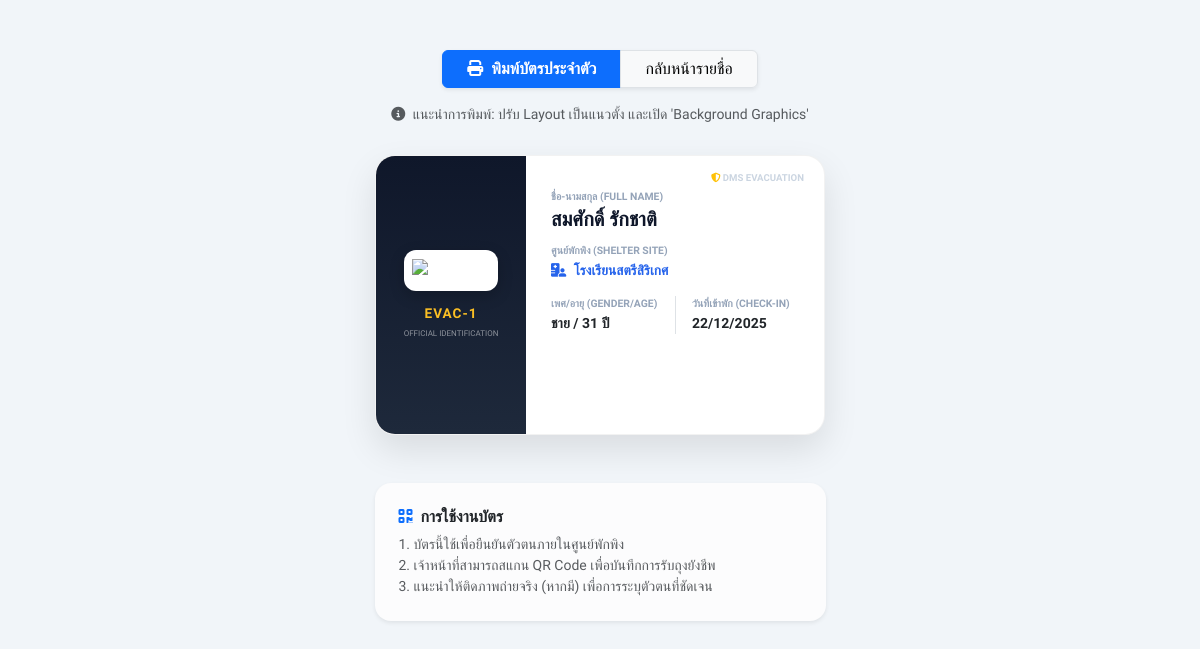
The app's page /evacuee_card.php?id=1 with its own data.
### tables this page shows
CREATE TABLE `evacuees` (
  `id` int(11) NOT NULL,
  `incident_id` int(11) NOT NULL,
  `shelter_id` int(11) DEFAULT NULL,
  `stay_type` enum('in_center','out_center') DEFAULT 'in_center',
  `stay_detail` text DEFAULT NULL COMMENT 'รายละเอียดที่พัก (กรณีพักนอกศูนย์)',
  `id_card` varchar(13) DEFAULT NULL COMMENT 'เลขบัตรประชาชน',
  `id_card_address` text DEFAULT NULL,
  `current_address` text DEFAULT NULL,
  `address_card` text DEFAULT NULL COMMENT 'ที่อยู่ตามบัตรประชาชน',
  `prefix` varchar(20) DEFAULT NULL,
  `first_name` varchar(100) NOT NULL,
  `last_name` varchar(100) NOT NULL,
  `phone` varchar(20) DEFAULT NULL,
  `address` text DEFAULT NULL,
  `health_status` varchar(100) DEFAULT 'Normal',
  `needs` text DEFAULT NULL,
  `gender` enum('male','female','other') DEFAULT NULL,
  `age` int(3) DEFAULT NULL,
  `health_condition` text DEFAULT NULL COMMENT 'โรคประจำตัว/ยาที่แพ้',
  `vulnerable_detail` varchar(255) DEFAULT NULL,
  `registered_by` int(11) DEFAULT NULL COMMENT 'ID เจ้าหน้าที่ที่ลงทะเบียนให้',
  `check_in_date` datetime NOT NULL DEFAULT current_timestamp(),
  `check_out_date` datetime DEFAULT NULL,
  `updated_at` datetime DEFAULT NULL ON UPDATE current_timestamp(),
  `created_at` datetime NOT NULL DEFAULT current_timestamp(),
  `triage_level` enum('green','yellow','red') DEFAULT 'green',
  `medical_condition` text DEFAULT NULL COMMENT 'อาการ/โรคประจำตัว',
  `drug_allergy` text DEFAULT NULL COMMENT 'ประวัติการแพ้ยา',
  `last_medical_check` datetime DEFAULT NULL,
  `id_card_no` varchar(20) DEFAULT NULL,
  `id_card_moo` varchar(10) DEFAULT NULL,
  `id_card_subdistrict` varchar(100) DEFAULT NULL,
  `id_card_district` varchar(100) DEFAULT NULL,
  `id_card_province` varchar(100) DEFAULT NULL,
  `id_card_zipcode` varchar(10) DEFAULT NULL,
  `current_no` varchar(20) DEFAULT NULL,
  `current_moo` varchar(10) DEFAULT NULL,
  `current_subdistrict` varchar(100) DEFAULT NULL,
  `current_district` varchar(100) DEFAULT NULL,
  `current_province` varchar(100) DEFAULT NULL,
  `current_zipcode` varchar(10) DEFAULT NULL,
  `id_type` enum('thai_id','passport','other','none') DEFAULT 'thai_id',
  `birth_date` date DEFAULT NULL,
  `religion` varchar(50) DEFAULT NULL,
  `occupation` varchar(100) DEFAULT NULL,
  `skills` text DEFAULT NULL,
  `dietary_restriction` varchar(255) DEFAULT NULL,
  `emergency_contact_name` varchar(255) DEFAULT NULL,
  `emergency_contact_phone` varchar(20) DEFAULT NULL,
  `family_code` varchar(50) DEFAULT NULL COMMENT 'รหัสกลุ่มครอบครัว',
  `is_family_head` tinyint(1) DEFAULT 0,
  `vulnerable_type` text DEFAULT NULL COMMENT 'เก็บข้อมูลแบบ comma-separated',
  `created_by` int(11) DEFAULT NULL
);

CREATE TABLE `shelters` (
  `id` int(11) NOT NULL,
  `incident_id` int(11) NOT NULL COMMENT 'ผูกกับเหตุการณ์ไหน',
  `name` varchar(200) NOT NULL COMMENT 'ชื่อศูนย์',
  `location` text NOT NULL COMMENT 'ที่ตั้ง',
  `district` varchar(100) DEFAULT NULL,
  `province` varchar(100) DEFAULT NULL,
  `latitude` decimal(10,8) DEFAULT NULL,
  `longitude` decimal(11,8) DEFAULT NULL,
  `capacity` int(11) NOT NULL DEFAULT 0 COMMENT 'ความจุสูงสุด',
  `contact_person` varchar(255) DEFAULT NULL,
  `contact_phone` varchar(20) DEFAULT NULL,
  `status` enum('open','full','closed') NOT NULL DEFAULT 'open',
  `last_updated` datetime DEFAULT NULL,
  `created_at` datetime DEFAULT current_timestamp()
);

### includes/functions.php (called while the page is built, shortened)
<?php
function h($string) {
    return htmlspecialchars($string ?? '', ENT_QUOTES, 'UTF-8');
}

### evacuee_card.php (the view, shortened to what this page needs)
<?php
require_once 'config/db.php';
require_once 'includes/functions.php';
$evacuee_id = isset($_GET['id']) ? (int)$_GET['id'] : 0;
try {
    $sql = "SELECT e.*, s.name as shelter_name, s.location as shelter_loc
            FROM evacuees e
            LEFT JOIN shelters s ON e.shelter_id = s.id
            WHERE e.id = ?";
    $stmt = $conn->prepare($sql);
    $stmt->bind_param("i", $evacuee_id);
    $stmt->execute();
    $result = $stmt->get_result();
    $person = $result->fetch_assoc();
    $qr_data = "EVAC-" . $person['id'];
    $qr_url = "https://api.qrserver.com/v1/create-qr-code/?size=150x150&data=" . urlencode($qr_data);
    $display_age = 'ไม่ระบุ';
    if (!empty($person['age']) && $person['age'] > 0) {
        $display_age = $person['age'] . " ปี";
    } elseif (!empty($person['birth_date']) && $person['birth_date'] != '0000-00-00') {
        $display_age = calculateAge($person['birth_date']) . " ปี";
    }
} catch (Exception $e) {
    die("Database Error: " . $e->getMessage());
}
?>
<!DOCTYPE html>
<html lang="th">
<head>
    <link href="https://cdn.jsdelivr.net/npm/bootstrap@5.3.0/dist/css/bootstrap.min.css" rel="stylesheet">
    <link rel="stylesheet" href="https://cdnjs.cloudflare.com/ajax/libs/font-awesome/6.4.0/css/all.min.css">
</head>
<body>
    <div class="container text-center no-print btn-group-print">
        <div class="btn-group shadow-sm">
            <button onclick="window.print()" class="btn btn-primary px-4 fw-bold">
                <i class="fas fa-print me-2"></i>พิมพ์บัตรประจำตัว
            </button>
            <a href="evacuee_list.php?shelter_id=<?php echo $person['shelter_id']; ?>" class="btn btn-light px-4 border">
                กลับหน้ารายชื่อ
            </a>
        </div>
        <p class="mt-3 text-muted small"><i class="fas fa-info-circle me-1"></i> แนะนำการพิมพ์: ปรับ Layout เป็นแนวตั้ง และเปิด 'Background Graphics'</p>
    </div>
    <div class="id-card">
        <div class="card-brand">
            <div class="qr-frame">
                <img src="<?php echo $qr_url; ?>" alt="QR Code">
            </div>
            <div class="id-label"><?php echo $qr_data; ?></div>
            <div style="font-size: 0.5rem; opacity: 0.5; margin-top: 5px;">OFFICIAL IDENTIFICATION</div>
        </div>
        <div class="card-info">
            <div class="sys-title">
                <i class="fas fa-shield-alt text-warning"></i> DMS EVACUATION
            </div>
            <div class="mt-2">
                <p class="field-label">ชื่อ-นามสกุล (Full Name)</p>
                <div class="field-value"><?php echo h($person['first_name'] . ' ' . $person['last_name']); ?></div>
                <p class="field-label">ศูนย์พักพิง (Shelter Site)</p>
                <div class="shelter-badge">
                    <i class="fas fa-hospital-user me-1"></i> <?php echo h($person['shelter_name'] ?: 'ไม่ระบุศูนย์'); ?>
                </div>
                <div class="row mt-auto">
                    <div class="col-6">
                        <p class="field-label">เพศ/อายุ (Gender/Age)</p>
                        <div class="fw-bold small">
                            <?php echo ($person['gender'] == 'male' ? 'ชาย' : 'หญิง'); ?> / <?php echo $display_age; ?>
                        </div>
                    </div>
                    <div class="col-6 border-start ps-3">
                        <p class="field-label">วันที่เข้าพัก (Check-in)</p>
                        <div class="fw-bold small">
                            <?php echo date('d/m/Y', strtotime($person['check_in_date'])); ?>
                        </div>
                    </div>
                </div>
            </div>
        </div>
    </div>
    <div class="container mt-5 no-print">
        <div class="row justify-content-center">
            <div class="col-md-5">
                <div class="alert alert-light border-0 shadow-sm rounded-4 p-4">
                    <h6 class="fw-bold text-dark"><i class="fas fa-qrcode text-primary me-2"></i>การใช้งานบัตร</h6>
                    <p class="small text-muted mb-0">
                        1. บัตรนี้ใช้เพื่อยืนยันตัวตนภายในศูนย์พักพิง<br>
                        2. เจ้าหน้าที่สามารถสแกน QR Code เพื่อบันทึกการรับถุงยังชีพ<br>
                        3. แนะนำให้ติดภาพถ่ายจริง (หากมี) เพื่อการระบุตัวตนที่ชัดเจน
                    </p>
                </div>
            </div>
        </div>
    </div>
</body>
</html>

### evacuee_card.php (style rules this page uses)
body { background-color: #f1f5f9; font-family: 'Prompt', sans-serif; padding-top: 50px; }
.id-card { width: 450px; height: 280px; background: white; border-radius: 20px; box-shadow: 0 15px 35px rgba(0,0,0,0.1); margin: 0 auto; display: flex; overflow: hidden; position: relative; border: 1px solid rgba(0,0,0,0.05); }
.card-brand { width: 150px; background: linear-gradient(180deg, #0f172a 0%, #1e293b 100%); display: flex; flex-direction: column; align-items: center; justify-content: center; color: white; padding: 15px; }
.qr-frame { background: white; padding: 8px; border-radius: 12px; margin-bottom: 12px; box-shadow: 0 5px 15px rgba(0,0,0,0.2); }
.qr-frame img { width: 110px; height: 110px; }
.id-label { font-size: 0.85rem; font-weight: 700; color: #fbbf24; letter-spacing: 1px; text-transform: uppercase; }
.card-info { flex: 1; padding: 25px; display: flex; flex-direction: column; position: relative; }
.sys-title { position: absolute; top: 15px; right: 20px; font-size: 0.6rem; font-weight: 700; color: #cbd5e1; text-transform: uppercase; text-align: right; }
.field-label { font-size: 0.65rem; color: #94a3b8; font-weight: 600; text-transform: uppercase; margin-bottom: 2px; }
.field-value { font-size: 1.25rem; font-weight: 700; color: #0f172a; margin-bottom: 12px; line-height: 1.2; }
.shelter-badge { font-size: 0.85rem; color: #2563eb; font-weight: 600; margin-bottom: 15px; }
.btn-group-print { margin-bottom: 30px; }

### records on screen
evacuees: id "EVAC-1", first_name+last_name "สมศักดิ์ รักชาติ", shelter.name "โรงเรียนสตรีสิริเกศ", age "31 ปี", check_in_date "22/12/2025"
